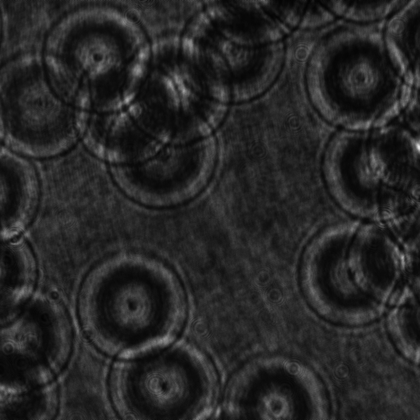
%> input picture Samples/holo-RBC-20p22-3-2.png, 420 x 420 px, shrunk from 1024 x 1024 before the run
$ octave DHM_QPI.m   (GNU Octave 9; MATLAB toolbox functions it lacks are replaced by stand-ins)
%> lines starting %> are read from the running program, lines starting %| are printed output that depends on the picture; in (x1, y1, x2, y2) boxes, pixels count from 0 and x2, y2 are one past the last pixel; in counts of white or black regions, pixels touching at a corner belong together; the program's own positions count from 1; long printed decimals are rounded
### Matlab_Code/Functions 3D-QPI-DHM/holo_read.m
%%%%%%%%%%%%%%%%%%%%%%%%%%%%%%%%%%%%%%%%%%%%%%%%%%%%%%%%%%%%%%%%%%%%%%%%%%%%%%%%
% Title: holo_read                                                             %
%                                                                              %
% The function is implemented to read a hologram, the hologram is cut to get   %
% square dimension, the square has the dimension of the higher side of the     %
% digital camera used to record the hologram, and the cut is making from the   %
% center of the hologram.                                                      %
%                                                                              %
% Authors: Raul Castaneda and Ana Doblas                                       %
% Department of Electrical and Computer Engineering, The University of Memphis,%
% Memphis, TN 38152, USA.                                                      %
%                                                                              %
% Email: adoblas@memphis.edu                                                   %
%%%%%%%%%%%%%%%%%%%%%%%%%%%%%%%%%%%%%%%%%%%%%%%%%%%%%%%%%%%%%%%%%%%%%%%%%%%%%%%%
function [holo,M,N,m,n] = holoRead(filename)
%> called with filename = 'holo-RBC-20p22-3-2.png'
    holo = double(imread(filename));
%> holo: size 420x420 double; min 3, max 228, mean 39.2; mean of the top-left, top-right, bottom-left and bottom-right quarters 39.6, 36.8, 39.7, 40.5
    holo = holo(:,:,1);
    [M,N] = size(holo);
%> M = 420; N = 420
    [m,n] = meshgrid(-N/2:N/2-1,-M/2:M/2-1);
end

### Matlab_Code/Functions 3D-QPI-DHM/filter_hologram.m
%%%%%%%%%%%%%%%%%%%%%%%%%%%%%%%%%%%%%%%%%%%%%%%%%%%%%%%%%%%%%%%%%%%%%%%%%%%%%%%%
% Title: filter_holgram                                                        %
%                                                                              %
% The function is used to filter the +1 order of the hologram                  %
%                                                                              %
% Authors: Raul Castaneda,    Ana Doblas                                       %
% Department of Electrical and Computer Engineering, The University of Memphis,%
% Memphis, TN 38152, USA.                                                      %
%                                                                              %
% Email: adoblas@memphis.edu                                                   %
%%%%%%%%%%%%%%%%%%%%%%%%%%%%%%%%%%%%%%%%%%%%%%%%%%%%%%%%%%%%%%%%%%%%%%%%%%%%%%%%
function [holo_filter,fx_max,fy_max] = filter_hologram(holo,M,N,visual,factor)
    fft_holo = fftshift(fft2(fftshift(holo)));
    %figure,imagesc(log(abs(fft_holo).^2)),colormap(gray),title('FT Hologram'),daspect([1 1 1])

    % select order of diffraction for find the best compensation
    % max value first cuadrant
    mask = ones(M,N);
    mask(M/2-100:M/2+100,N/2-100:N/2+100)=0;
    fft_holo_I = fft_holo .* mask;
    mask = ones(M,N);
    mask(1:10,1:10)=0;
    fft_holo_I = fft_holo_I .* mask;
    %figure,imagesc(log(abs( fft_holo_I).^2)),colormap(gray),title('FT Hologram'),daspect([1 1 1])

    maxValue_1 = max(max(abs(fft_holo_I)));
    [fy_max_1 fx_max_1] = find(abs(fft_holo_I) == maxValue_1);

    mask(fy_max_1 - 50:fy_max_1 + 50,fx_max_1 - 50:fx_max_1 + 50)=0;
    fft_holo_I = fft_holo_I .* mask;
    %figure,imagesc(log(abs(fft_holo_I).^2)),colormap(gray),title('FT Hologram'),daspect([1 1 1])

     maxValue_1 = max(max(abs(fft_holo_I)));
    [fy_max_1 fx_max_1] = find(abs(fft_holo_I) == maxValue_1);
    fx_max = fx_max_1(1); fy_max = fy_max_1(1);
    % mask to filter and filter
    distance = sqrt((fx_max - M/2)^2+(fy_max - N/2)^2);
    resc = M/factor;
    filter = ones(M,N);
    for r=1:M
        for p=1:N
            if sqrt((r-fy_max)^2+(p-fx_max)^2)>resc
                filter(r,p)=0;
            end
        end
    end
    % figure,imagesc(filter),colormap(gray),title('Filter')

    fft_filter_holo = fft_holo .* filter;
    %figure,imagesc(log(abs(fft_filter_holo).^2)),colormap(gray),title('FT Filtered Hologram'),daspect([1 1 1])

    %filtered_spect = log(abs(fft_filtered_holo).^2);
    [num,idx] = max(fft_filter_holo(:));
    %New hologram filtered
    holo_filter = fftshift(ifft2(fftshift(fft_filter_holo)));
    if visual == 'Yes'
         figure,imagesc(log(abs(fft_filter_holo).^2)),colormap(gray),title('FT Filter Hologram'),daspect([1 1 1])
         figure,imagesc((abs(holo_filter).^2)),colormap(gray),title('Filter Hologram'),daspect([1 1 1])
    end
end

%%%%%%%%%%%%%%%%%%%%%%%%%%%%%%%%%%%%%%%%%%%%%%%%%%%%%%%%%%%%%%%%%%%%%%%%%%%%%%%%%%%%%%

% [49 lines of commented-out code are left out]

### Matlab_Code/Functions 3D-QPI-DHM/minimization_compensation.m
%%%%%%%%%%%%%%%%%%%%%%%%%%%%%%%%%%%%%%%%%%%%%%%%%%%%%%%%%%%%%%%%%%%%%%%%%%%%%%%%
% Title: cost_function                                                         %
%                                                                              %
% The function computing the cost function estimated by Eq. (8)                %
%                                                                              %
% Authors: Raul Castaneda and Ana Doblas                                       %
% Department of Electrical and Computer Engineering, The University of Memphis,%
% Memphis, TN 38152, USA.                                                      %
%                                                                              %
% Email: rcstdqnt@memphis.edu and adoblas@memphis.                             %
%%%%%%%%%%%%%%%%%%%%%%%%%%%%%%%%%%%%%%%%%%%%%%%%%%%%%%%%%%%%%%%%%%%%%%%%%%%%%%%%
function [J] = minimization_compensation(seed_maxPeak,lambda,dxy,M,N,m,n,holo_filt)
    J = 0;
    fx_max = seed_maxPeak(1,1);
    fy_max = seed_maxPeak(1,2);
    [ref_wave] = reference_wave(M,N,m,n,lambda,dxy,fx_max,fy_max);
    holo_rec = holo_filt .* ref_wave;%Eq. (4)
    phase = angle(holo_rec);
    phase = phase + pi;
    ib = imbinarize(phase, 0.5);
    J = M*N - sum(ib(:));
end

### Matlab_Code/Functions 3D-QPI-DHM/reference_wave.m
%%%%%%%%%%%%%%%%%%%%%%%%%%%%%%%%%%%%%%%%%%%%%%%%%%%%%%%%%%%%%%%%%%%%%%%%%%%%%%%%
% Title: reference_wave                                                        %
%                                                                              %
% The function computes the digital reference wave [Eq. (5)]                   %
%                                                                              %
% Authors: Raul Castaneda and Ana Doblas                                       %
% Department of Electrical and Computer Engineering, The University of Memphis,%
% Memphis, TN 38152, USA.                                                      %
%                                                                              %
% Email: rcstdqnt@memphis.edu and adoblas@memphis                              %
%%%%%%%%%%%%%%%%%%%%%%%%%%%%%%%%%%%%%%%%%%%%%%%%%%%%%%%%%%%%%%%%%%%%%%%%%%%%%%%%
function [ref_wave] = reference_wave(M,N,m,n,lambda,dxy,fx_max,fy_max)
    fx_0 = N/2;
    fy_0 = M/2;
    k = 2 * pi / lambda;
    theta_x = asin((fx_0 - fx_max) * lambda / (N * dxy));%Eq. 6
    theta_y = asin((fy_0 - fy_max) * lambda / (M * dxy));%Eq. 7
    ref_wave = exp(1i * k * (sin(theta_x) * m * dxy + sin(theta_y) * n * dxy));%digital reference wave
end

### Matlab_Code/DHM_QPI.m
%%%%%%%%%%%%%%%%%%%%%%%%%%%%%%%%%%%%%%%%%%%%%%%%%%%%%%%%%%%%%%%%%%%%%%%%%%%%%%%%
% Title: 3D DHM-QPI                                                            %
%                                                                              %
% Code implementation of the synergetic phase compensation and autofocus       %
% procedure in CPU using a heuristics approach.                                %
%                                                                              %
% Authors: Raul Castaneda*, Carlos Trujilo* and Ana Doblas**                   %
%                                                                              %
%  *School of Applied Sciences and Engineering                                 %
%   EAFIT University                                                           %
%   Medellín, Colombia                                                         %
%                                                                              %
% **Department of Electrical and Computer Engineering                          %
%   UMass Dartmouth University                                                 %
%   Boston, USA                                                                %
%                                                                              %
% Email: rcstdqnt@memphis.edu // catrujilla@eafit.educo // adoblas@memphis.    %
% version 1.0 (2023)                                                           %
%                                                                              %
% ------------------------------Specifications---------------------------------%
% Input:                                                                       %
%     holo = Recorded Off-axis Hologram operating in telecentric regimen       %
%     lambda = wavelength                                                      %
%     pixel size = dxy                                                         %
%                                                                              %
% Output: Reconstructed in-focus phase and amplituded images                   %
%                                                                              %
% Functions: The algortihm implements the following functions                  %
%   - holo_read                                                                %
%   - filter_hologram                                                          %
%   - reference_wave                                                           %
%   - cost_function                                                            %
%   - phase_reconstruction                                                     %
%   - CF_integratedII                                                          %
%                                                                              %
%%%%%%%%%%%%%%%%%%%%%%%%%%%%%%%%%%%%%%%%%%%%%%%%%%%%%%%%%%%%%%%%%%%%%%%%%%%%%%%%
%% clear memory
clc              % clear command window
close all        % close all windows
clear all        % clear of memory all variable

%% Lines to add folders for reading images and/or functions
% Please make sure to add the folder where you saved the functions necessary to run the code.

% my computer
addpath('C:\Users\racastaneq\Documents\MEGA\MEGAsync\RACQ\Universities\05 EAFIT\Research projects\2023\Autofocus\Algorithms\Final version\GitHub versions\Matlab_codes\Functions\')


% Lines to load the hologram and parameters for the reconstruction
name = 'holo-RBC-20p22-3-2.png';

[holo,M,N,m,n] = holo_read(name);
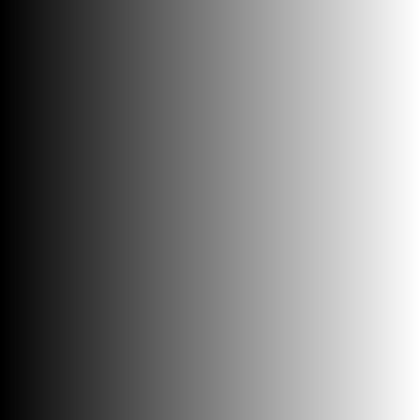
%> m: size 420x420 double; min -210, max 209, mean -0.5; drawn with min black and max white
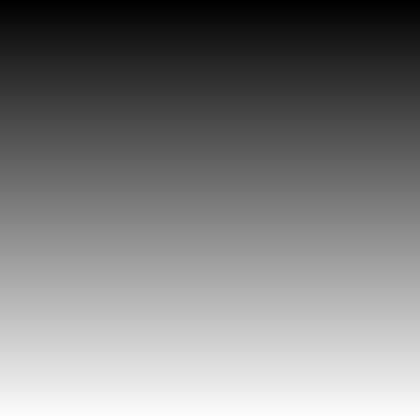
%> n: size 420x420 double; min -210, max 209, mean -0.5; mean of the top-left, top-right, bottom-left and bottom-right quarters -105.5, -105.5, 104.5, 104.5; drawn with min black and max white
%> M = 420; N = 420
figure,imagesc(holo),colormap(gray),title('Hologram'),daspect([1 1 1])

lambda = 0.000532;
dxy = 0.0024;


% spatial frequency filter
%Choose 'Yes' to visualized the spatial filter in the Fourier Domain
[holo_filter,fx_max,fy_max] = filter_hologram(holo,M,N,'Yes',12);
%> in filter_hologram, `mask = ones(M,N);`: mask: size 420x420 double; every value is 1
%> in filter_hologram, `mask(M/2-100:M/2+100,N/2-100:N/2+100)=0;`:
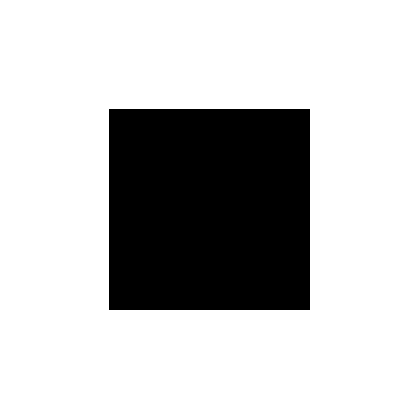
%> mask: size 420x420 double; values 0 (black) and 1 (white), 77.1% white; 1 black region, box (x1, y1, x2, y2) and area: (109, 109, 310, 310) 40401
%> in filter_hologram, `maxValue_1 = max(max(abs(fft_holo_I)));`: maxValue_1 = 6554.9
%> in filter_hologram, `[fy_max_1 fx_max_1] = find(abs(fft_holo_I) == maxValue_1);`: fy_max_1 = [225; 197]; fx_max_1 = [107; 315]
%> in filter_hologram, `mask(fy_max_1 - 50:fy_max_1 + 50,fx_max_1 - 50:fx_max_1 + 50)=0;`:
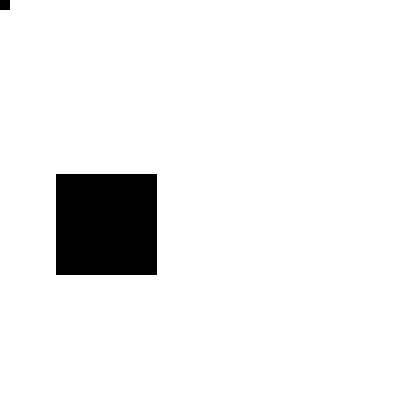
%> mask: size 420x420 double; values 0 (black) and 1 (white), 94.2% white; 2 black regions, box (x1, y1, x2, y2) and area: (56, 174, 157, 275) 10201, (0, 0, 10, 10) 100
%> in filter_hologram, `[fy_max_1 fx_max_1] = find(abs(fft_holo_I) == maxValue_1);`: fy_max_1 = 197; fx_max_1 = 315
%> in filter_hologram, `fy_max = fy_max_1(1)`: fy_max = 197
%> in filter_hologram, `distance = sqrt((fx_max - M/2)^2+(fy_max - N/2)^2);`: distance = 105.8
%> in filter_hologram, `resc = M/factor;`: resc = 35
%> after the loop in filter_hologram, `for r=1:M`:
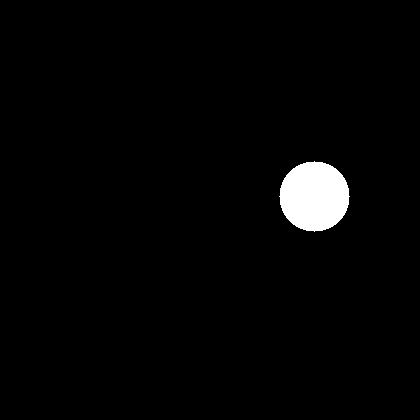
%> filter: size 420x420 double; values 0 (black) and 1 (white), 2.2% white; 1 white region, box (x1, y1, x2, y2) and area: (279, 161, 350, 232) 3853
%> in filter_hologram, `[num,idx] = max(fft_filter_holo(:));`: idx = 120743
%> fx_max = 315; fy_max = 197

% minimization --- to the best compensation
seed_maxPeak = [fx_max - 1,fy_max - 1];
%> seed_maxPeak = [314 196]
J = minimization_compensation(seed_maxPeak,lambda,dxy,M,N,m,n,holo_filter);
%> in minimization_compensation, `fx_max = seed_maxPeak(1,1);`: fx_max = 314
%> in minimization_compensation, `fy_max = seed_maxPeak(1,2);`: fy_max = 196
%> in reference_wave, `fx_0 = N/2;`: fx_0 = 210
%> in reference_wave, `theta_x = asin((fx_0 - fx_max) * lambda / (N * dxy));`: theta_x = -0.0549
%> in reference_wave, `theta_y = asin((fy_0 - fy_max) * lambda / (M * dxy));`: theta_y = 0.00739
%> in minimization_compensation, `ib = imbinarize(phase, 0.5);`: ib: size 420x420 logical; 92.6% white; black in thin lines or dots
%> in minimization_compensation, `J = M*N - sum(ib(:));`: J = 13059
%> J = 13059
options = optimset('Display','iter', 'MaxIter', 100,'TolX',1e-3);
[MaxPeaks, J] = ...
	fminunc(@(t)(minimization_compensation(t,lambda,dxy,M,N,m,n,holo_filter)), seed_maxPeak, options);
%> in minimization_compensation (call 4), `ib = imbinarize(phase, 0.5);`: ib: size 420x420 logical; 92.6% white; black in thin lines or dots
%> in minimization_compensation (call 5), `ib = imbinarize(phase, 0.5);`: ib: size 420x420 logical; 92.1% white; black in thin lines or dots
%> in minimization_compensation (call 6), `ib = imbinarize(phase, 0.5);`: ib: size 420x420 logical; 92.2% white; black in thin lines or dots
%> in minimization_compensation (call 7), `ib = imbinarize(phase, 0.5);`: ib: size 420x420 logical; 91.9% white; black in thin lines or dots
%> in minimization_compensation (call 8), `ib = imbinarize(phase, 0.5);`: ib: size 420x420 logical; 92% white; black in thin lines or dots
%> in minimization_compensation (call 9), `phase = angle(holo_rec);`:
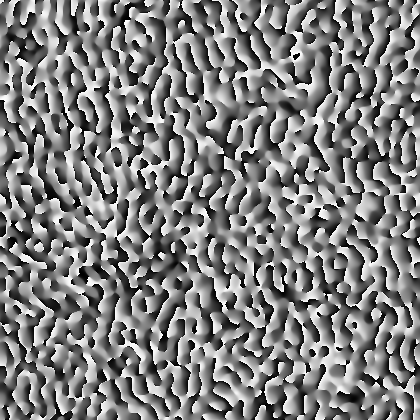
%> phase: size 420x420 double; min -3.14, max 3.14, mean 0.0146; drawn with min black and max white
%> in minimization_compensation (call 9), `ib = imbinarize(phase, 0.5);`:
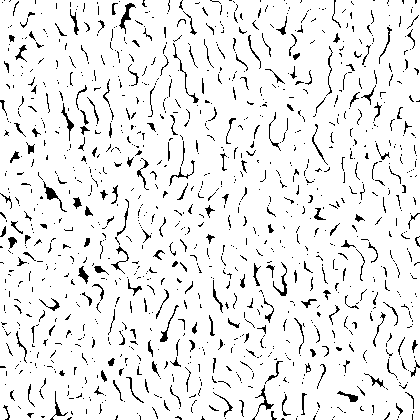
%> ib: size 420x420 logical; 92.6% white; black in thin lines or dots
%> in minimization_compensation (call 9), `J = M*N - sum(ib(:));`: J = 13005
%> MaxPeaks = [314 196.2]; J = 13005

fx_max_temp = MaxPeaks(1,1);
%> fx_max_temp = 314
fy_max_temp = MaxPeaks(1,2);
%> fy_max_temp = 196.2

fprintf('Cost at peaks found by fminunc: %f\n', J);
%| Cost at peaks found by fminunc: 13005.000
fprintf('fx: %f\n', fx_max_temp);
%| fx: 314.000
fprintf('fy: %f\n', fy_max_temp);
%| fy: 196.244

[ref_wave] = reference_wave(M,N,m,n,lambda,dxy,fx_max_temp,fy_max_temp);
field_compensate = ref_wave.*holo_filter;
phase_1 = angle(field_compensate);
figure,imagesc(phase_1),colormap(gray),title('Image plane phase reconstruction'),daspect([1 1 1])

%% Run this block if you are working with holograms with defocus samples at the same distances.

% select a ROI to center the algoritm in a specific region
%> (the run ends here)
